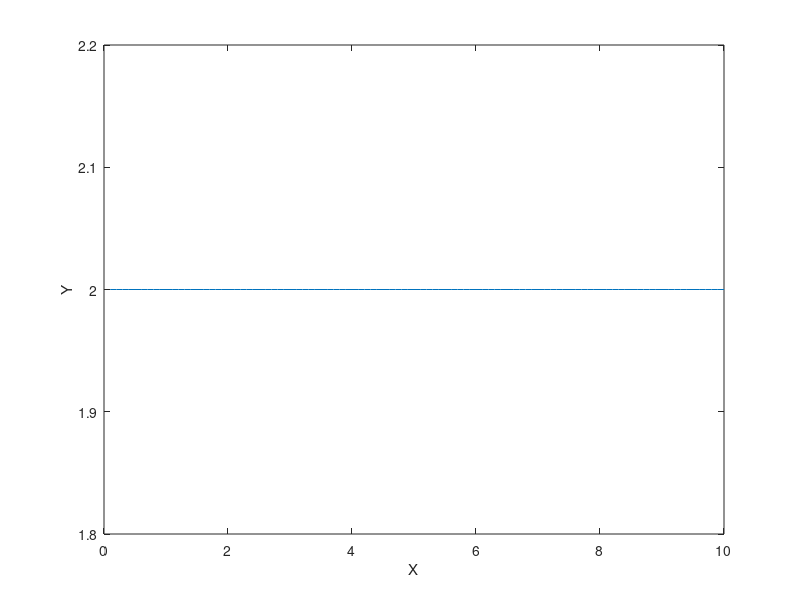

This figure's MATLAB source: (Note: this script raises an error after producing the figure.)
clc;close all;clear all;
%%
% In this demo, MPC will follow a desire path.
% Change i to index inside the XXX
%% Generate the reference path
Td=0.05;% sample time

% %Reference Line 1
N=100;% number of the points on the path
% Xout=zeros(2*N,3);
% Tout=zeros(2*N,1);
Xout=zeros(N,3);
Tout=zeros(N,1);

for k=1:1:N
    Xout(k,1)=k*Td*2;
    Xout(k,2)=2;
    Xout(k,3)=0;
    Tout(k,1)=(k-1)*Td;
end

%Reference Line 2
% load I_Line.mat;
% N = length(Spiral_Msg(:,1));
% Xout = [Spiral_Msg(:,1),Spiral_Msg(:,2),Spiral_Msg(:,3)];
% Tout = Td*[0:1:N];

figure(1);
plot(Xout(:,1),Xout(:,2)); hold on;
xlabel('X'); ylabel('Y')
%% Tracking a constant reference trajectory
Nx=3;% Status Number  [X]
Nu =2;% Input Number [U: Vx and Yaw Rate]
Horizon =30;
X0 = [0 -0.5 0];% Initial Status
[Nr,Nc] =size(Xout); % Nr is the number of rows of Xout 100*3
% Mobile Robot Parameters
L = 1.74;%wheel base
%v_ref = 1; % For circular trajectory
v_last = 1; % v_ref from the trajectory or Spd setting
theta_last = 0;

x_real=zeros(Nr,Nc); % all real states
x_error=zeros(Nr,Nc); %all error
u_real=zeros(Nr,2); %all control input
u_error=zeros(Nr,2);
x_real(1,:)=X0; % initial State
x_error(1,:)=x_real(1,:)-Xout(1,:); %initial Error, Real Error
X_error=zeros(Nr,Nx*Horizon); % Error by Prediction
XXX=zeros(Nr,Nx*Horizon); % States by Prediction
q=[0.6 0 0;
    0 0.6 0;
    0 0 0.5];
Q_cell=cell(Horizon,Horizon);

for i=1:1:Horizon
    for j=1:1:Horizon
        if i==j
            Q_cell{i,j}=q;
        else
            Q_cell{i,j}=zeros(Nx,Nx);
        end
    end
end

Q=cell2mat(Q_cell); %60*60 for 3 status in 20 seconds

r = [0.6 0;
    0 0.2];
R_cell=cell(Horizon,Horizon);

for i=1:1:Horizon
    for j=1:1:Horizon
        if i==j
            R_cell{i,j}=r;
        else
            R_cell{i,j}=zeros(Nu,Nu);
        end
    end
end

R=cell2mat(R_cell);
%% MPC Process
%discrete kinematic model
for i=1:1:Nr
   psi =Xout(i,3);

    a=[1    0   -v_last*sin(psi)*Td
        0    1     v_last*cos(psi)*Td
        0    0     1];
    b=[cos(psi)*Td   0
        sin(psi)*Td    0
        0         Td];
    A_cell=cell(Horizon,1);
    B_cell=cell(Horizon,Horizon);
    for j=1:1:Horizon
        A_cell{j,1}=a^j;
        for k=1:1:Horizon
            if k<=j
                B_cell{j,k}=(a^(j-k))*b;
            else
                B_cell{j,k}=zeros(Nx,Nu);
            end
        end
    end
    A=cell2mat(A_cell);
    B=cell2mat(B_cell);
    
    H=2*(B'*Q*B+R);
    f=2*B'*Q*A*x_error(i,:)';
    A_cons=[];
    b_cons=[];
    lb=[-5;-540/180*pi]*Td; %input lower boundary
    ub=[5; 540/180*pi]*Td; %input upper boundary
    
    tic
    [U_e,fval(i,1),exitflag(i,1),output(i,1)]=quadprog(H,f,A_cons,b_cons,[],[],lb,ub);% qp solver
    toc
    
    X_error(i,:)=(A*x_error(i,:)'+B*U_e)';
    
    %% Find current cloest on the ref path
    [index,dis_nearest,X_clst] =  find_closest(Xout, x_real(i,:));
    %%
    
    for j=1:Horizon
        XXX(i,1+3*(j-1))=X_error(i,1+3*(j-1))+Xout(min(Nr,index+j),1); %first state
        XXX(i,2+3*(j-1))=X_error(i,2+3*(j-1))+Xout(min(Nr,index+j),2); %second state
        XXX(i,3+3*(j-1))=X_error(i,3+3*(j-1))+Xout(min(Nr,index+j),3); %third state
    end
    
    u_error(i,1)=U_e(1,1);
    u_error(i,2)=U_e(2,1);
    
    X00=x_real(i,:);
    vdx1=v_last+u_error(i,1); % v_last +_2
    theta2=theta_last+u_error(i,2);
    
    if theta2 ==0
        theta2 = 0.000001;
    end
    
    XOUT=dsolve('Dx-vdx1*cos(z)=0',...
                              'Dy-vdx1*sin(z)=0',...
                              'Dz-theta2=0',...
                              'x(0)=X00(1)',...
                              'y(0)=X00(2)',...
                              'z(0)=X00(3)');
    t=Td;
    x_real(i+1,1)=eval(XOUT.x);
    x_real(i+1,2)=eval(XOUT.y);
    x_real(i+1,3)=eval(XOUT.z);
    
    if  abs(x_error(end,2)) >0.1
        preview =0;
    else
        preview =1;
    end
    
    if(i<Nr)
    x_error(i+1,:)=x_real(i+1,:)-Xout(min(Nr,index+preview),:); %preview control the error dynamic, which 
    % the error in the X direction lead the wave in velocity
    end
    
    if v_last > 2.5
        v_last = 2.5;
    else if v_last <0
            v_last =0;
        end
    end
    if theta_last >pi/4 % maximum steering angle
        theta_last = pi/4;
    else if theta_last <-pi/4
            theta_last = -pi/4;
        end
    end
    
    u_real(i,1)=v_last+u_error(i,1);
    v_last = u_real(i,1);
    u_real(i,2)=0+u_error(i,2);
    theta_last = u_real(i,2);    

    figure(1);
    plot(x_real(i,1),x_real(i,2),'r*');
    title('Path Follow Result');
    xlabel('X');
    %axis([-1 8 -3 3]);
    ylabel('Y');
    axis equal;
    hold on;
    for k=1:1:Horizon
        X(i,k+1)=XXX(i,1+3*(k-1));
        Y(i,k+1)=XXX(i,2+3*(k-1));
    end
    X(i,1)=x_real(i,1);
    Y(i,1)=x_real(i,2);
    plot(X(i,:),Y(i,:),'g-.')
    hold on;
    
end
% figure(5)
% plot(X(2,:),Y(2,:),'b');
%% Plot
figure(2)
subplot(3,1,1);
plot(Tout(1:Nr),Xout(1:Nr,1),'--','linewidth',2);
hold on;
plot(Tout(1:Nr),x_real(1:Nr,1),'k');
legend('Desired','Real')

ylabel('X')
subplot(3,1,2);
plot(Tout(1:Nr),Xout(1:Nr,2),'--','linewidth',2);
hold on;
plot(Tout(1:Nr),x_real(1:Nr,2),'k');
legend('Desired','Real')

ylabel('Y')
subplot(3,1,3);
plot(Tout(1:Nr),Xout(1:Nr,3),'--','linewidth',2);
hold on;
plot(Tout(1:Nr),x_real(1:Nr,3),'k');
legend('Desired','Real')
hold on;

xlabel('Time[s]')
ylabel('\theta')
 
figure(3)
subplot(2,1,1);
plot(Tout(1:Nr),u_real(1:Nr,1));
ylabel('Vx')
subplot(2,1,2)
plot(Tout(1:Nr),u_real(1:Nr,2));
xlabel('Time[s]');
ylabel('Theta[rad]')

figure(4)
subplot(3,1,1);
plot(Tout(1:Nr),x_error(1:Nr,1),'k');
title('Overall Error')
%grid on;
ylabel('e(x)');
subplot(3,1,2);
plot(Tout(1:Nr),x_error(1:Nr,2),'k');
%grid on;
ylabel('e(y)');
subplot(3,1,3);
plot(Tout(1:Nr),x_error(1:Nr,3),'k');
%grid on;
xlabel('Time[s]');
ylabel('e(\theta)');

figure(5)
plotyy(Tout(1:Nr),x_error(1:Nr,1),Tout(1:Nr),u_real(1:Nr,1));
legend('error in x-direction','V')